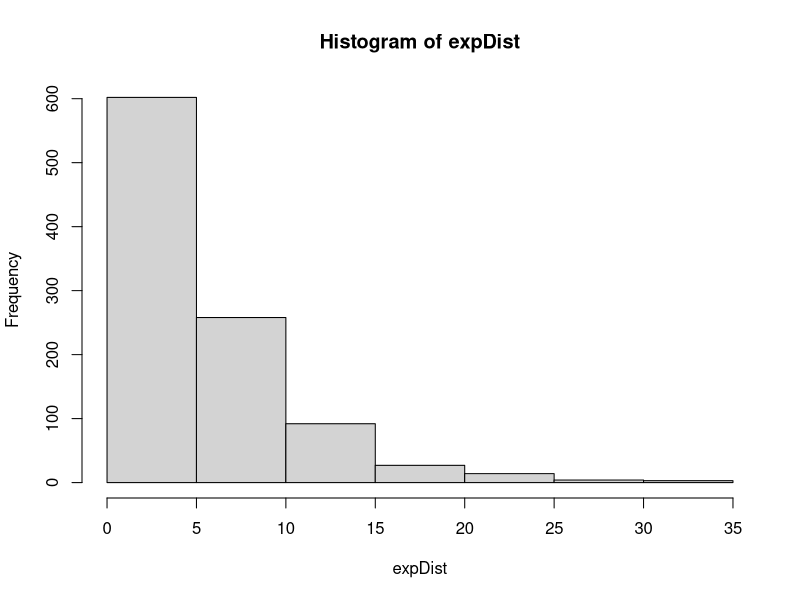
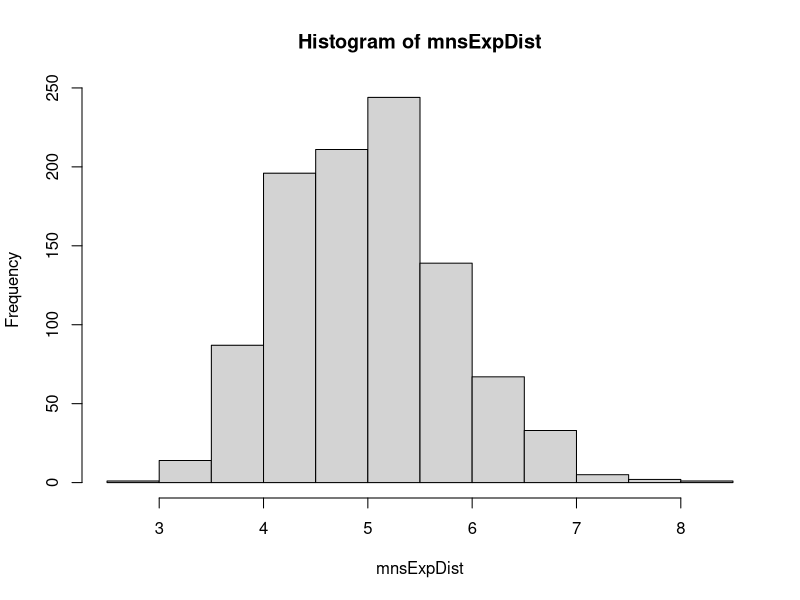

Source code (R) for these figures, in order:
## ---- chunk 1
knitr::opts_chunk$set(echo = TRUE)
## ---- chunk 2


# Set parameters for our exponential distribution
n <- 1000 
lambda <- 0.2

set.seed(0)

# Generate 1,000 random deviates for an 
# exponential distribution
expDist <- rexp(n, lambda)

# Check the range of numbers in the distribution
range(expDist)

# Create a histogram of the distribution of exponentials
hist(expDist)
# plot(sampleExpDist)
# abline(0,..)


## ---- chunk 3
set.seed(0)

# Reset parameters for our exponential distribution
n <- 40
lambda <- 0.2

# Generate a distribution of 1000 averages of 40 
# random deviates for an exponential distribution
# and calculate the variances in each sample
expSample = NULL
mnsExpDist = NULL
varExpDist = NULL
for (i in 1 : 1000) {
  expSample = rexp(n, lambda)
  mnsExpDist = c(mnsExpDist, mean(expSample))
  varExpDist = c(varExpDist, var(expSample))
}

# Create histogram of the distribution of exponential averages
hist(mnsExpDist)

## ---- chunk 4

# Load libraries
library(knitr)

# Calculate the mean of the exponential distribution
expDistMean <- round(mean(expDist),3)

# Calculate mean of the distribution of exponential averages
mnsDistMean <- round(mean(mnsExpDist),3)

# Calculate hypothetical mean for the exponential distribution
hypoDistMean <- 1/lambda

# Combine means in a row
rowMeans <- rbind(c(expDistMean, mnsDistMean, hypoDistMean))

# Display table of calculated means
kable(rowMeans, caption = "Comparison of Sample and Hypothetical Means", col.names = c("ExponDist","Averages","Hypothetical"), align = 'c')

## ---- chunk 5

# Load libraries
library(knitr)

# Calculate variance of the exponential distribution
expDistVariance <- round(var(expDist),3)

# Calculate variance of the distribution of exponential averages
mnsExpDistVariance <- round(mean(varExpDist),3)

# Calculate hypothetical mean for the exponential distribution
hypoDistVariance <- (1/lambda)^2

# Combine variances in a row
rowVar <- rbind(c(expDistVariance, mnsExpDistVariance, hypoDistVariance))

# Display table of calculated variances
kable(rowVar, caption = "Comparison of Sample and Hypothetical Variances", col.names = c("ExponDist","Averages","Hypothetical"), align = 'c')

## ---- chunk 6

# Standard deviation of distribution
# of exponential averages
sdMns <- sd(mnsExpDist)

# 90 quantile for distribution of 
# exponential averages
mns90quan <- qnorm(0.90, mean = mnsDistMean, sd = sdMns)

# Actual number of random deviates
# below the 90th quantile
sum(mnsExpDist < mns90quan)

# 75 quantile for distribution of 
# exponential averages
mns75quan <- qnorm(0.75, mean = mnsDistMean, sd = sdMns)

# Calculate actual number of random deviates
# below the 75th quantile
sum(mnsExpDist < mns75quan)


## ---- chunk 7

# 95% confidence interval
mnsDistMean + c(-1,1) * qnorm(0.975) * sdMns

# Mean values within the confidence interval
sum(mnsExpDist > 3.449017 & mnsExpDist < 6.530983)

